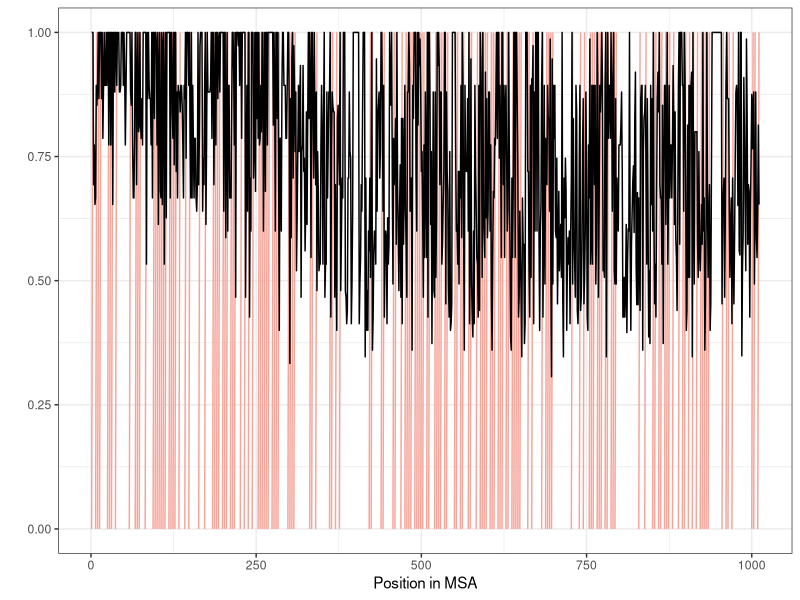

R code for this plot:
library(ggplot2)


dat <- read.table('Major_Allele_Freqs.txt', header=T, sep='\t')
dat2 <- read.table('Neg_Selected_Sites.txt', header=T, sep='\t')

pdf('Plot.pdf', height=3,width=7)
ggplot(dat, aes(x=MSA_Position, y=Major_Allele_Frequency)) + geom_segment(data=dat2, aes(x=x, y=y, xend=xend, yend=yend), color='#f5a59a') + geom_line(color='black') + theme_bw() + xlab("Position in MSA") + ylab("") 
dev.off()
